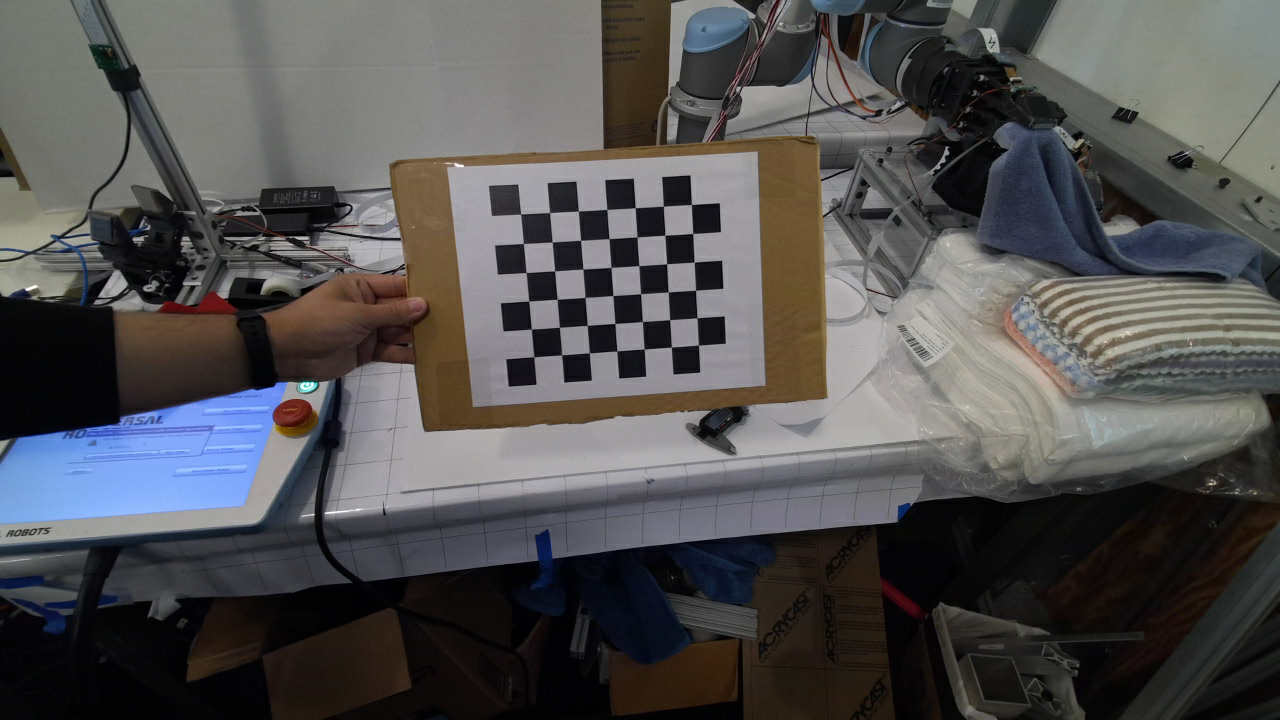
#> input picture perception/kinect/data/intrinsic/color_20.png, 1280 x 720 px, given in place of color_20.jpg, which was not available
$ jupyter execute segmentation.ipynb
#> lines starting #> are read from the running program, lines starting #| are printed output that depends on the picture; after the words box and inside, x2 and y2 are one past the last pixel; in counts of white or black regions, pixels touching at a corner belong together; pictures that were not available may be replaced by others from this repository, and a replacement may not be noted
[cell 1]
import cv2
import matplotlib.pyplot as plt
import numpy as np

def imshow(img):
    plt.imshow(img[:,:,::-1])
    plt.show()

# img = cv2.imread("fabric0.jpg")
img = cv2.imread("data/imgs/0503/color_20.jpg")
#> img is the input picture: shape (720, 1280, 3); mean B, G, R 81.4, 81.2, 82.3
imshow(img)

[cell 2]
img_hsv = cv2.cvtColor(img, cv2.COLOR_BGR2HSV)
#> img_hsv: shape (720, 1280, 3); mean H, S, V 66.2, 55.2, 89

lower_green = np.array([40,20,20])
upper_green = np.array([80,255,255])
lower_red_1 = np.array([0,20,20])
upper_red_1 = np.array([10,255,255])
lower_red_2 = np.array([170,20,20])
upper_red_2 = np.array([180,255,255])
lower_yellow = np.array([20,100,100])
upper_yellow = np.array([40,255,255])

mask_green = cv2.inRange(img_hsv, lower_green, upper_green)
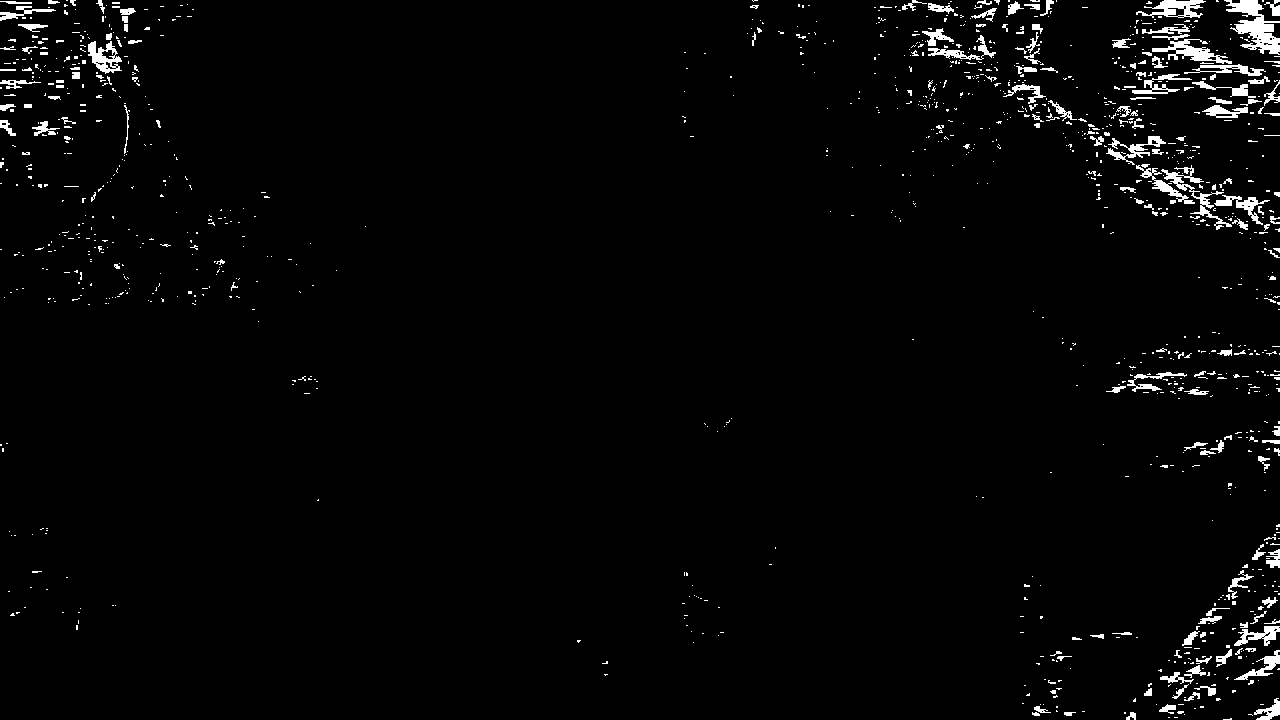
#> mask_green: shape (720, 1280); 2.4% white; 1200 white regions (1024 under 20 px), largest, box (x1, y1, x2, y2) and area: (1224, 0, 1280, 55) 1396, (1161, 165, 1232, 230) 718, (1152, 39, 1232, 64) 712
mask_red = cv2.inRange(img_hsv, lower_red_1, upper_red_1) | cv2.inRange(img_hsv, lower_red_2, upper_red_2)
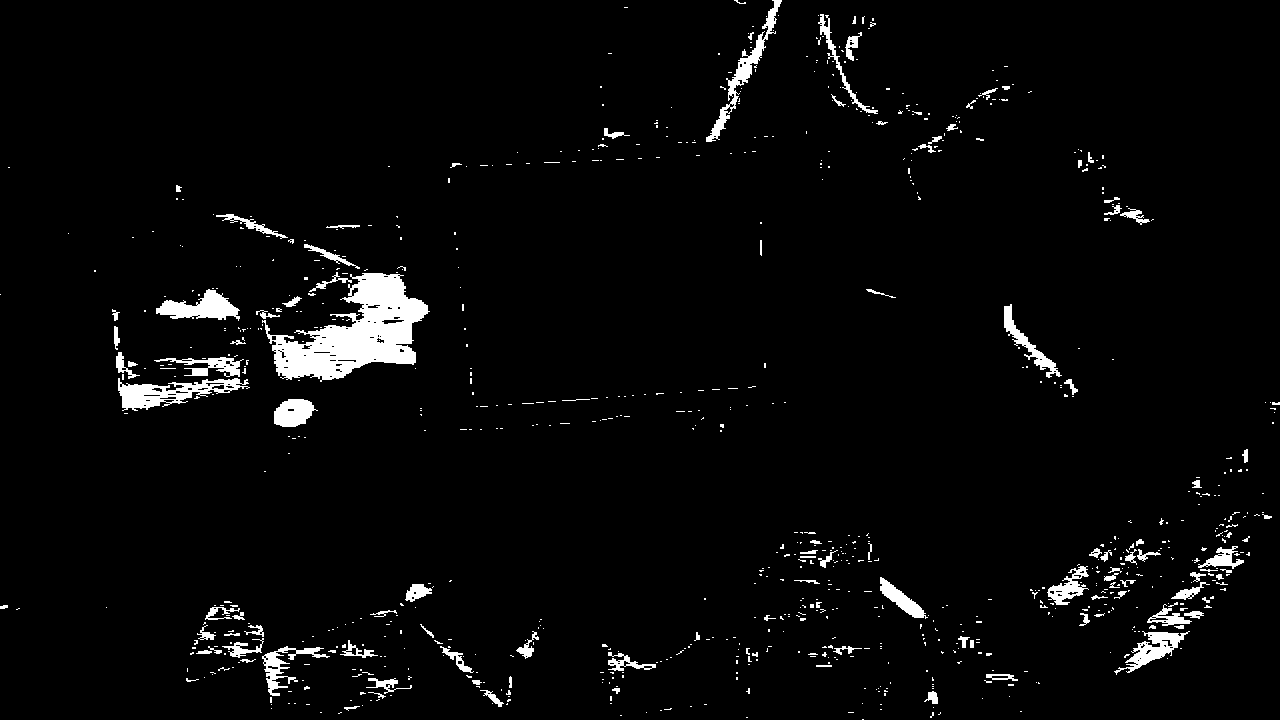
#> mask_red: shape (720, 1280); 3.4% white; 859 white regions (740 under 20 px), largest, box (x1, y1, x2, y2) and area: (262, 273, 430, 382) 8623, (118, 378, 250, 411) 1872, (706, 0, 782, 142) 1419
mask_yellow = cv2.inRange(img_hsv, lower_yellow, upper_yellow)
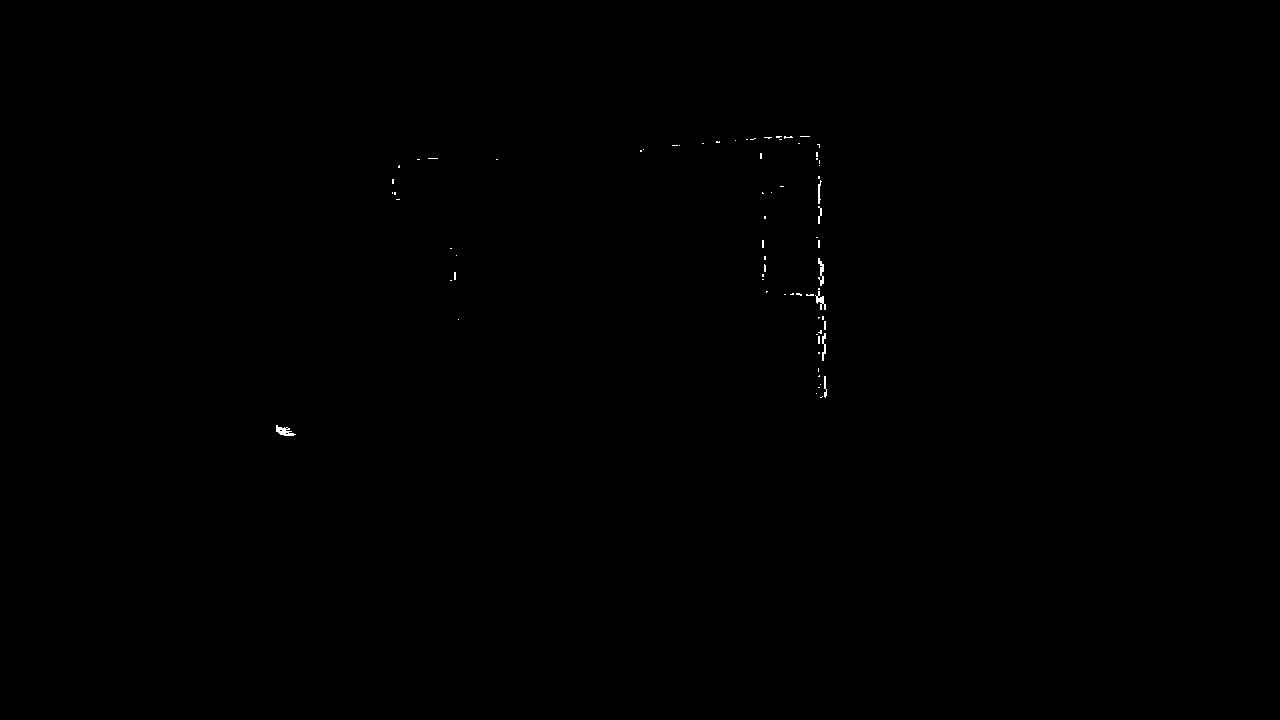
#> mask_yellow: shape (720, 1280); 0.09% white in thin lines or dots, all inside (x1, y1, x2, y2) = (276, 136, 827, 436)

# [8 lines of commented-out code are left out]

mask = np.zeros(img.shape, dtype=np.float32)
mask[mask_yellow==255] = [0, 1, 1]
mask[mask_green==255] = [0, 1, 0]
mask[mask_red==255] = [0, 0, 1]
imshow(mask)
#> in imshow (call 2), `plt.show()`:
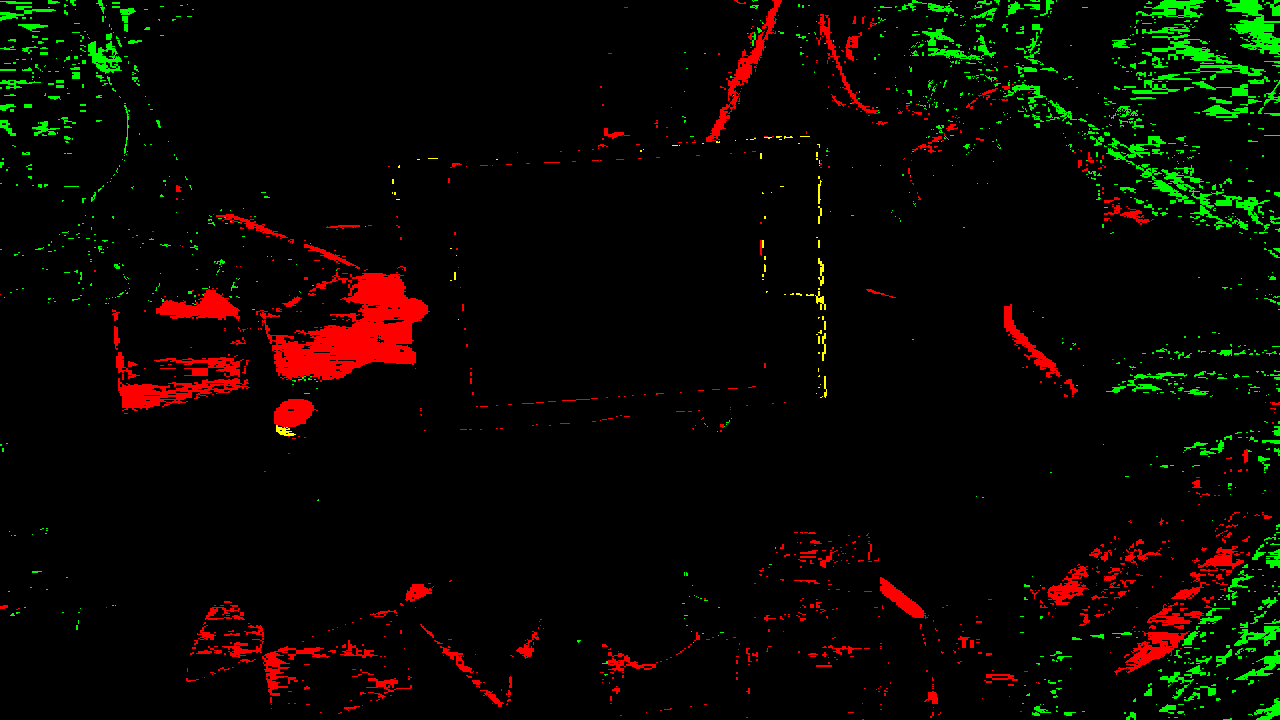
#> shown: shape (720, 1280, 3) float32; mean R, G, B 0.035, 0.0246, 0
imshow(img)

$ run again, with perception/kinect/data/intrinsic/color_1.png copied over perception/kinect/data/intrinsic/color_20.png
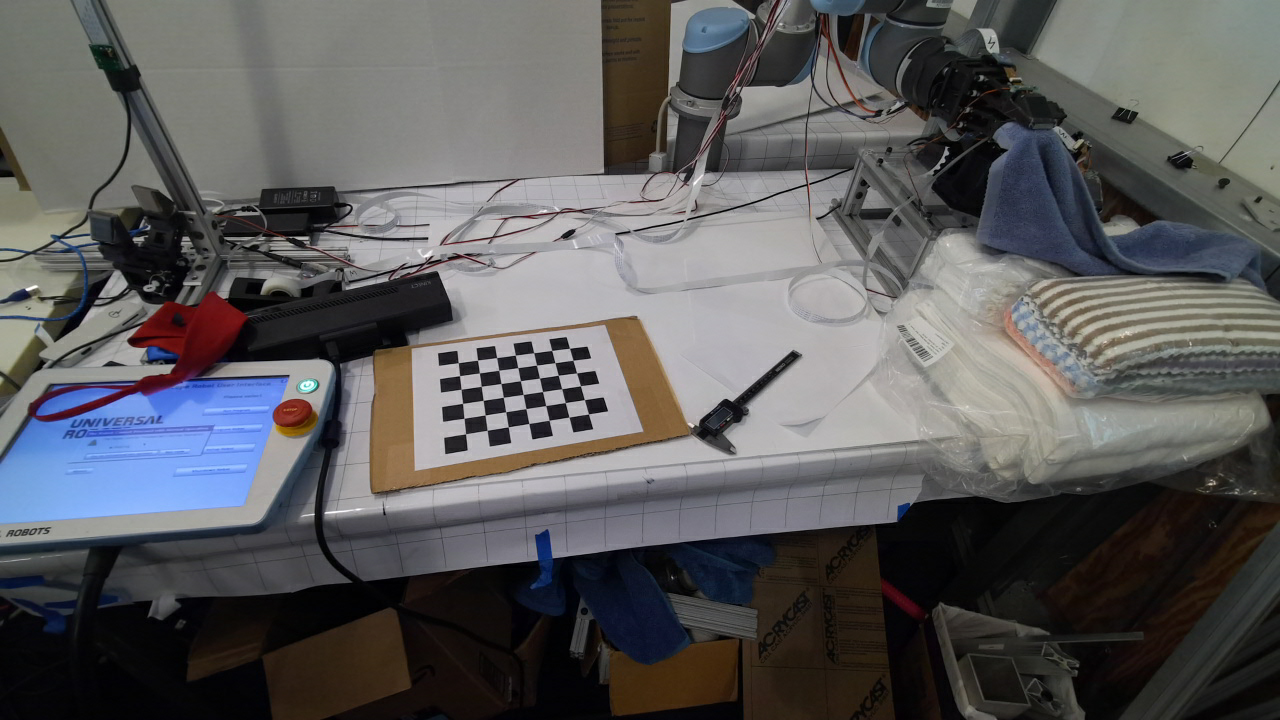
#> input picture perception/kinect/data/intrinsic/color_1.png, 1280 x 720 px, given in place of color_20.jpg, which was not available
#> img is the input picture: shape (720, 1280, 3); mean B, G, R 91.2, 90.3, 90.9
#> img_hsv: shape (720, 1280, 3); mean H, S, V 67.9, 50.4, 98.2
#> `mask_green = cv2.inRange(img_hsv, lower_green, upper_green)`:
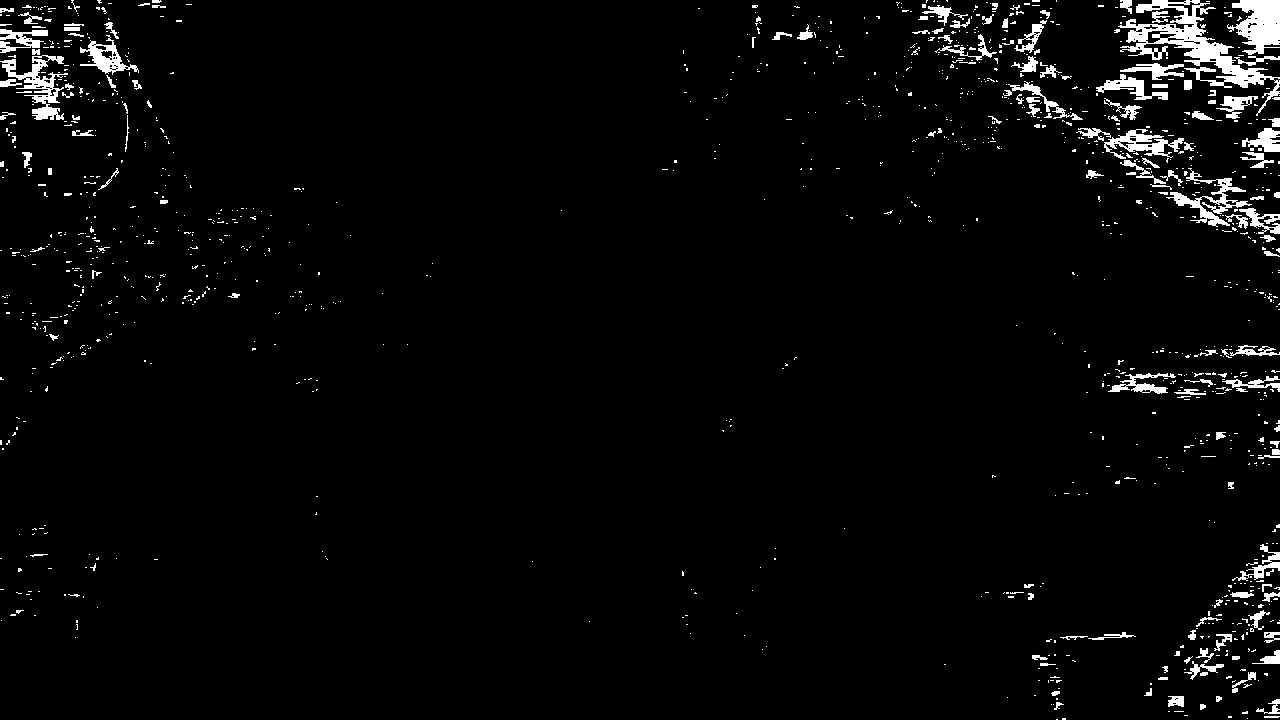
#> mask_green: shape (720, 1280); 3.1% white; 1241 white regions (1080 under 20 px), largest, box (x1, y1, x2, y2) and area: (1118, 0, 1280, 116) 4145, (1227, 0, 1280, 55) 1830, (0, 55, 68, 120) 1431
#> mask_red: shape (720, 1280); 3.1% white; 895 white regions (782 under 20 px), largest, box (x1, y1, x2, y2) and area: (40, 290, 252, 420) 6652, (401, 657, 496, 709) 1650, (722, 0, 782, 111) 1205
#> mask_yellow: shape (720, 1280); 0.02% white; 10 white regions (9 under 20 px), largest, box (x1, y1, x2, y2) and area: (276, 423, 316, 437) 201
#> in imshow (call 2), `plt.show()`:
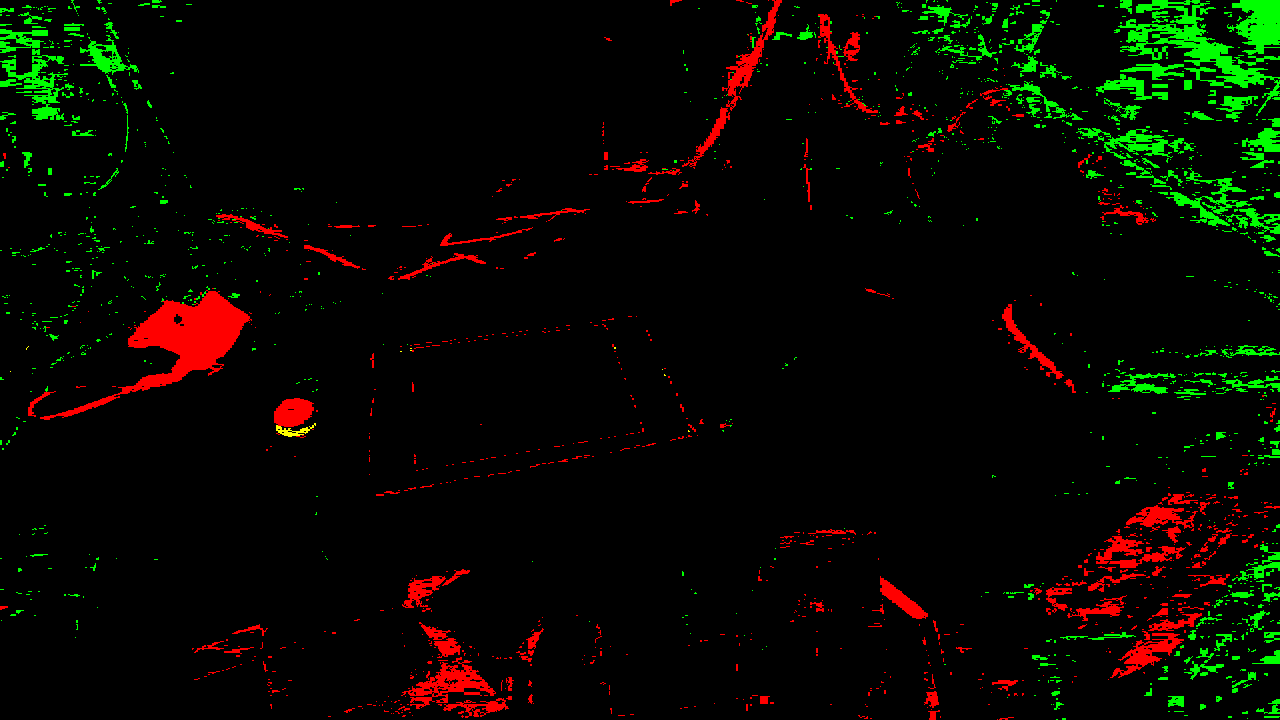
#> shown: shape (720, 1280, 3) float32; mean R, G, B 0.0315, 0.0313, 0
